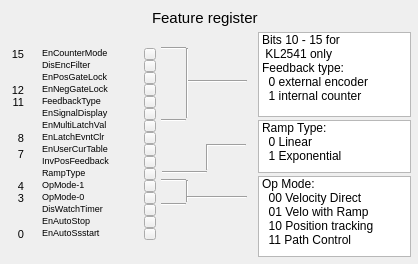
<?xml version="1.0" encoding="UTF-8"?>
<ui version="4.0">
 <class>Feature</class>
 <widget class="QDialog" name="Feature">
  <property name="geometry">
   <rect>
    <x>0</x>
    <y>0</y>
    <width>418</width>
    <height>264</height>
   </rect>
  </property>
  <property name="windowTitle">
   <string>Dialog</string>
  </property>
  <widget class="QLabel" name="label_38">
   <property name="geometry">
    <rect>
     <x>10</x>
     <y>96</y>
     <width>14</width>
     <height>12</height>
    </rect>
   </property>
   <property name="font">
    <font>
     <pointsize>8</pointsize>
    </font>
   </property>
   <property name="text">
    <string>11</string>
   </property>
   <property name="alignment">
    <set>Qt::AlignRight|Qt::AlignTrailing|Qt::AlignVCenter</set>
   </property>
  </widget>
  <widget class="QLabel" name="label_43">
   <property name="geometry">
    <rect>
     <x>42</x>
     <y>212</y>
     <width>77</width>
     <height>16</height>
    </rect>
   </property>
   <property name="font">
    <font>
     <pointsize>7</pointsize>
    </font>
   </property>
   <property name="text">
    <string>EnAutoStop</string>
   </property>
  </widget>
  <widget class="QEBitStatus" name="qebitstatus_4">
   <property name="geometry">
    <rect>
     <x>26</x>
     <y>46</y>
     <width>12</width>
     <height>192</height>
    </rect>
   </property>
   <property name="numberOfBits">
    <number>16</number>
   </property>
   <property name="Orientation">
    <enum>QBitStatus::LSB_On_Bottom</enum>
   </property>
   <property name="offColour">
    <color>
     <red>157</red>
     <green>171</green>
     <blue>193</blue>
    </color>
   </property>
   <property name="variable" stdset="0">
    <string>$(P):LI:$(Q)-$(N):RWE:FEAT</string>
   </property>
   <property name="variableSubstitutions" stdset="0">
    <string>P=CHA,Q=2531-1,N=2</string>
   </property>
   <property name="displayAlarmState">
    <bool>false</bool>
   </property>
  </widget>
  <widget class="QLabel" name="label_40">
   <property name="geometry">
    <rect>
     <x>10</x>
     <y>48</y>
     <width>14</width>
     <height>12</height>
    </rect>
   </property>
   <property name="font">
    <font>
     <pointsize>8</pointsize>
    </font>
   </property>
   <property name="text">
    <string>15</string>
   </property>
   <property name="alignment">
    <set>Qt::AlignRight|Qt::AlignTrailing|Qt::AlignVCenter</set>
   </property>
  </widget>
  <widget class="QLabel" name="label_52">
   <property name="geometry">
    <rect>
     <x>42</x>
     <y>68</y>
     <width>77</width>
     <height>16</height>
    </rect>
   </property>
   <property name="font">
    <font>
     <pointsize>7</pointsize>
    </font>
   </property>
   <property name="text">
    <string>EnPosGateLock</string>
   </property>
  </widget>
  <widget class="QLabel" name="label_35">
   <property name="geometry">
    <rect>
     <x>10</x>
     <y>180</y>
     <width>14</width>
     <height>12</height>
    </rect>
   </property>
   <property name="font">
    <font>
     <pointsize>8</pointsize>
    </font>
   </property>
   <property name="text">
    <string>4</string>
   </property>
   <property name="alignment">
    <set>Qt::AlignRight|Qt::AlignTrailing|Qt::AlignVCenter</set>
   </property>
  </widget>
  <widget class="QLabel" name="label_53">
   <property name="geometry">
    <rect>
     <x>42</x>
     <y>80</y>
     <width>77</width>
     <height>16</height>
    </rect>
   </property>
   <property name="font">
    <font>
     <pointsize>7</pointsize>
    </font>
   </property>
   <property name="text">
    <string>EnNegGateLock</string>
   </property>
  </widget>
  <widget class="QLabel" name="label_59">
   <property name="geometry">
    <rect>
     <x>42</x>
     <y>152</y>
     <width>77</width>
     <height>16</height>
    </rect>
   </property>
   <property name="font">
    <font>
     <pointsize>7</pointsize>
    </font>
   </property>
   <property name="text">
    <string>InvPosFeedback</string>
   </property>
  </widget>
  <widget class="QLabel" name="label_54">
   <property name="geometry">
    <rect>
     <x>42</x>
     <y>92</y>
     <width>77</width>
     <height>16</height>
    </rect>
   </property>
   <property name="font">
    <font>
     <pointsize>7</pointsize>
    </font>
   </property>
   <property name="text">
    <string>FeedbackType</string>
   </property>
  </widget>
  <widget class="QLabel" name="label_60">
   <property name="geometry">
    <rect>
     <x>42</x>
     <y>164</y>
     <width>77</width>
     <height>16</height>
    </rect>
   </property>
   <property name="font">
    <font>
     <pointsize>7</pointsize>
    </font>
   </property>
   <property name="text">
    <string>RampType</string>
   </property>
  </widget>
  <widget class="QLabel" name="label_55">
   <property name="geometry">
    <rect>
     <x>42</x>
     <y>104</y>
     <width>77</width>
     <height>16</height>
    </rect>
   </property>
   <property name="font">
    <font>
     <pointsize>7</pointsize>
    </font>
   </property>
   <property name="text">
    <string>EnSignalDisplay</string>
   </property>
  </widget>
  <widget class="QLabel" name="label_61">
   <property name="geometry">
    <rect>
     <x>42</x>
     <y>176</y>
     <width>77</width>
     <height>16</height>
    </rect>
   </property>
   <property name="font">
    <font>
     <pointsize>7</pointsize>
    </font>
   </property>
   <property name="text">
    <string>OpMode-1</string>
   </property>
  </widget>
  <widget class="QLabel" name="label_56">
   <property name="geometry">
    <rect>
     <x>42</x>
     <y>116</y>
     <width>77</width>
     <height>16</height>
    </rect>
   </property>
   <property name="font">
    <font>
     <pointsize>7</pointsize>
    </font>
   </property>
   <property name="text">
    <string>EnMultiLatchVal</string>
   </property>
  </widget>
  <widget class="QLabel" name="label_62">
   <property name="geometry">
    <rect>
     <x>42</x>
     <y>188</y>
     <width>77</width>
     <height>16</height>
    </rect>
   </property>
   <property name="font">
    <font>
     <pointsize>7</pointsize>
    </font>
   </property>
   <property name="text">
    <string>OpMode-0</string>
   </property>
  </widget>
  <widget class="QLabel" name="label_57">
   <property name="geometry">
    <rect>
     <x>42</x>
     <y>130</y>
     <width>81</width>
     <height>13</height>
    </rect>
   </property>
   <property name="font">
    <font>
     <pointsize>7</pointsize>
    </font>
   </property>
   <property name="text">
    <string>EnLatchEvntClr</string>
   </property>
  </widget>
  <widget class="QLabel" name="label_58">
   <property name="geometry">
    <rect>
     <x>42</x>
     <y>140</y>
     <width>77</width>
     <height>16</height>
    </rect>
   </property>
   <property name="font">
    <font>
     <pointsize>7</pointsize>
    </font>
   </property>
   <property name="text">
    <string>EnUserCurTable</string>
   </property>
  </widget>
  <widget class="QLabel" name="label_42">
   <property name="geometry">
    <rect>
     <x>42</x>
     <y>200</y>
     <width>77</width>
     <height>16</height>
    </rect>
   </property>
   <property name="font">
    <font>
     <pointsize>7</pointsize>
    </font>
   </property>
   <property name="text">
    <string>DisWatchTimer</string>
   </property>
  </widget>
  <widget class="QLabel" name="label_37">
   <property name="geometry">
    <rect>
     <x>10</x>
     <y>132</y>
     <width>14</width>
     <height>12</height>
    </rect>
   </property>
   <property name="font">
    <font>
     <pointsize>8</pointsize>
    </font>
   </property>
   <property name="text">
    <string>8</string>
   </property>
   <property name="alignment">
    <set>Qt::AlignRight|Qt::AlignTrailing|Qt::AlignVCenter</set>
   </property>
  </widget>
  <widget class="QLabel" name="label_46">
   <property name="geometry">
    <rect>
     <x>42</x>
     <y>56</y>
     <width>77</width>
     <height>16</height>
    </rect>
   </property>
   <property name="font">
    <font>
     <pointsize>7</pointsize>
    </font>
   </property>
   <property name="text">
    <string>DisEncFilter</string>
   </property>
  </widget>
  <widget class="QLabel" name="label_44">
   <property name="geometry">
    <rect>
     <x>42</x>
     <y>224</y>
     <width>77</width>
     <height>16</height>
    </rect>
   </property>
   <property name="font">
    <font>
     <pointsize>7</pointsize>
    </font>
   </property>
   <property name="text">
    <string>EnAutoSsstart</string>
   </property>
  </widget>
  <widget class="QLabel" name="label_39">
   <property name="geometry">
    <rect>
     <x>10</x>
     <y>84</y>
     <width>14</width>
     <height>12</height>
    </rect>
   </property>
   <property name="font">
    <font>
     <pointsize>8</pointsize>
    </font>
   </property>
   <property name="text">
    <string>12</string>
   </property>
   <property name="alignment">
    <set>Qt::AlignRight|Qt::AlignTrailing|Qt::AlignVCenter</set>
   </property>
  </widget>
  <widget class="QLabel" name="label_45">
   <property name="geometry">
    <rect>
     <x>42</x>
     <y>44</y>
     <width>77</width>
     <height>16</height>
    </rect>
   </property>
   <property name="font">
    <font>
     <pointsize>7</pointsize>
    </font>
   </property>
   <property name="text">
    <string>EnCounterMode</string>
   </property>
  </widget>
  <widget class="QLabel" name="label_33">
   <property name="geometry">
    <rect>
     <x>10</x>
     <y>228</y>
     <width>14</width>
     <height>12</height>
    </rect>
   </property>
   <property name="font">
    <font>
     <pointsize>8</pointsize>
    </font>
   </property>
   <property name="text">
    <string>0</string>
   </property>
   <property name="alignment">
    <set>Qt::AlignRight|Qt::AlignTrailing|Qt::AlignVCenter</set>
   </property>
  </widget>
  <widget class="QLabel" name="label_36">
   <property name="geometry">
    <rect>
     <x>10</x>
     <y>148</y>
     <width>14</width>
     <height>12</height>
    </rect>
   </property>
   <property name="font">
    <font>
     <pointsize>8</pointsize>
    </font>
   </property>
   <property name="text">
    <string>7</string>
   </property>
   <property name="alignment">
    <set>Qt::AlignRight|Qt::AlignTrailing|Qt::AlignVCenter</set>
   </property>
  </widget>
  <widget class="QLabel" name="label_34">
   <property name="geometry">
    <rect>
     <x>10</x>
     <y>192</y>
     <width>14</width>
     <height>12</height>
    </rect>
   </property>
   <property name="font">
    <font>
     <pointsize>8</pointsize>
    </font>
   </property>
   <property name="text">
    <string>3</string>
   </property>
   <property name="alignment">
    <set>Qt::AlignRight|Qt::AlignTrailing|Qt::AlignVCenter</set>
   </property>
  </widget>
  <widget class="Line" name="line_5">
   <property name="geometry">
    <rect>
     <x>161</x>
     <y>40</y>
     <width>25</width>
     <height>16</height>
    </rect>
   </property>
   <property name="orientation">
    <enum>Qt::Horizontal</enum>
   </property>
  </widget>
  <widget class="Line" name="line_9">
   <property name="geometry">
    <rect>
     <x>186</x>
     <y>180</y>
     <width>3</width>
     <height>22</height>
    </rect>
   </property>
   <property name="orientation">
    <enum>Qt::Vertical</enum>
   </property>
  </widget>
  <widget class="Line" name="line_2">
   <property name="geometry">
    <rect>
     <x>161</x>
     <y>196</y>
     <width>25</width>
     <height>16</height>
    </rect>
   </property>
   <property name="orientation">
    <enum>Qt::Horizontal</enum>
   </property>
  </widget>
  <widget class="QListWidget" name="listWidget">
   <property name="geometry">
    <rect>
     <x>258</x>
     <y>32</y>
     <width>153</width>
     <height>85</height>
    </rect>
   </property>
   <item>
    <property name="text">
     <string>Bits 10 - 15 for</string>
    </property>
   </item>
   <item>
    <property name="text">
     <string> KL2541 only</string>
    </property>
   </item>
   <item>
    <property name="text">
     <string>Feedback type:</string>
    </property>
   </item>
   <item>
    <property name="text">
     <string>  0 external encoder</string>
    </property>
   </item>
   <item>
    <property name="text">
     <string>  1 internal counter</string>
    </property>
   </item>
  </widget>
  <widget class="Line" name="line_10">
   <property name="geometry">
    <rect>
     <x>187</x>
     <y>80</y>
     <width>60</width>
     <height>3</height>
    </rect>
   </property>
   <property name="orientation">
    <enum>Qt::Horizontal</enum>
   </property>
  </widget>
  <widget class="QListWidget" name="listWidget_2">
   <property name="geometry">
    <rect>
     <x>258</x>
     <y>120</y>
     <width>153</width>
     <height>53</height>
    </rect>
   </property>
   <item>
    <property name="text">
     <string>Ramp Type:</string>
    </property>
   </item>
   <item>
    <property name="text">
     <string>  0 Linear</string>
    </property>
   </item>
   <item>
    <property name="text">
     <string>  1 Exponential</string>
    </property>
   </item>
  </widget>
  <widget class="Line" name="line_11">
   <property name="geometry">
    <rect>
     <x>206</x>
     <y>144</y>
     <width>40</width>
     <height>3</height>
    </rect>
   </property>
   <property name="orientation">
    <enum>Qt::Horizontal</enum>
   </property>
  </widget>
  <widget class="Line" name="line_7">
   <property name="geometry">
    <rect>
     <x>162</x>
     <y>164</y>
     <width>45</width>
     <height>16</height>
    </rect>
   </property>
   <property name="orientation">
    <enum>Qt::Horizontal</enum>
   </property>
  </widget>
  <widget class="QListWidget" name="listWidget_3">
   <property name="geometry">
    <rect>
     <x>258</x>
     <y>176</y>
     <width>153</width>
     <height>81</height>
    </rect>
   </property>
   <item>
    <property name="text">
     <string>Op Mode:</string>
    </property>
   </item>
   <item>
    <property name="text">
     <string>  00 Velocity Direct</string>
    </property>
   </item>
   <item>
    <property name="text">
     <string>  01 Velo with Ramp</string>
    </property>
   </item>
   <item>
    <property name="text">
     <string>  10 Position tracking</string>
    </property>
   </item>
   <item>
    <property name="text">
     <string>  11 Path Control</string>
    </property>
   </item>
  </widget>
  <widget class="Line" name="line_6">
   <property name="geometry">
    <rect>
     <x>186</x>
     <y>48</y>
     <width>3</width>
     <height>70</height>
    </rect>
   </property>
   <property name="orientation">
    <enum>Qt::Vertical</enum>
   </property>
  </widget>
  <widget class="Line" name="line_4">
   <property name="geometry">
    <rect>
     <x>161</x>
     <y>112</y>
     <width>25</width>
     <height>16</height>
    </rect>
   </property>
   <property name="orientation">
    <enum>Qt::Horizontal</enum>
   </property>
  </widget>
  <widget class="Line" name="line_3">
   <property name="geometry">
    <rect>
     <x>161</x>
     <y>172</y>
     <width>25</width>
     <height>16</height>
    </rect>
   </property>
   <property name="orientation">
    <enum>Qt::Horizontal</enum>
   </property>
  </widget>
  <widget class="Line" name="line_12">
   <property name="geometry">
    <rect>
     <x>187</x>
     <y>196</y>
     <width>60</width>
     <height>3</height>
    </rect>
   </property>
   <property name="orientation">
    <enum>Qt::Horizontal</enum>
   </property>
  </widget>
  <widget class="Line" name="line_8">
   <property name="geometry">
    <rect>
     <x>206</x>
     <y>144</y>
     <width>3</width>
     <height>26</height>
    </rect>
   </property>
   <property name="orientation">
    <enum>Qt::Vertical</enum>
   </property>
  </widget>
  <widget class="CAButton" name="cabutton">
   <property name="geometry">
    <rect>
     <x>144</x>
     <y>228</y>
     <width>12</width>
     <height>12</height>
    </rect>
   </property>
   <property name="checkable">
    <bool>true</bool>
   </property>
   <property name="autoDefault">
    <bool>false</bool>
   </property>
   <property name="writeOnPress" stdset="0">
    <bool>false</bool>
   </property>
   <property name="writeOnClick" stdset="0">
    <bool>true</bool>
   </property>
   <property name="writeBits" stdset="0">
    <bool>true</bool>
   </property>
   <property name="showLabel">
    <bool>false</bool>
   </property>
   <property name="variable" stdset="0">
    <string>$(P):LO:SC:$(Q)-$(N):RWE:FEAT</string>
   </property>
   <property name="variableSubstitutions" stdset="0">
    <string>P=CHA,Q=2531-1,N=2</string>
   </property>
   <property name="subscribe">
    <bool>true</bool>
   </property>
   <property name="AlarmEnable" stdset="0">
    <bool>false</bool>
   </property>
  </widget>
  <widget class="CAButton" name="cabutton_2">
   <property name="geometry">
    <rect>
     <x>144</x>
     <y>216</y>
     <width>12</width>
     <height>12</height>
    </rect>
   </property>
   <property name="checkable">
    <bool>true</bool>
   </property>
   <property name="autoDefault">
    <bool>false</bool>
   </property>
   <property name="writeOnPress" stdset="0">
    <bool>false</bool>
   </property>
   <property name="writeOnClick" stdset="0">
    <bool>true</bool>
   </property>
   <property name="writeBits" stdset="0">
    <bool>true</bool>
   </property>
   <property name="showLabel">
    <bool>false</bool>
   </property>
   <property name="bitNumber" stdset="0">
    <UInt>1</UInt>
   </property>
   <property name="variable" stdset="0">
    <string>$(P):LO:SC:$(Q)-$(N):RWE:FEAT</string>
   </property>
   <property name="variableSubstitutions" stdset="0">
    <string>P=CHA,Q=2531-1,N=2</string>
   </property>
   <property name="subscribe">
    <bool>true</bool>
   </property>
   <property name="AlarmEnable" stdset="0">
    <bool>false</bool>
   </property>
  </widget>
  <widget class="CAButton" name="cabutton_3">
   <property name="geometry">
    <rect>
     <x>144</x>
     <y>204</y>
     <width>12</width>
     <height>12</height>
    </rect>
   </property>
   <property name="checkable">
    <bool>true</bool>
   </property>
   <property name="autoDefault">
    <bool>false</bool>
   </property>
   <property name="writeOnPress" stdset="0">
    <bool>false</bool>
   </property>
   <property name="writeOnClick" stdset="0">
    <bool>true</bool>
   </property>
   <property name="writeBits" stdset="0">
    <bool>true</bool>
   </property>
   <property name="showLabel">
    <bool>false</bool>
   </property>
   <property name="bitNumber" stdset="0">
    <UInt>2</UInt>
   </property>
   <property name="variable" stdset="0">
    <string>$(P):LO:SC:$(Q)-$(N):RWE:FEAT</string>
   </property>
   <property name="variableSubstitutions" stdset="0">
    <string>P=CHA,Q=2531-1,N=2</string>
   </property>
   <property name="subscribe">
    <bool>true</bool>
   </property>
   <property name="AlarmEnable" stdset="0">
    <bool>false</bool>
   </property>
  </widget>
  <widget class="CAButton" name="cabutton_4">
   <property name="geometry">
    <rect>
     <x>144</x>
     <y>192</y>
     <width>12</width>
     <height>12</height>
    </rect>
   </property>
   <property name="checkable">
    <bool>true</bool>
   </property>
   <property name="autoDefault">
    <bool>false</bool>
   </property>
   <property name="writeOnPress" stdset="0">
    <bool>false</bool>
   </property>
   <property name="writeOnClick" stdset="0">
    <bool>true</bool>
   </property>
   <property name="writeBits" stdset="0">
    <bool>true</bool>
   </property>
   <property name="showLabel">
    <bool>false</bool>
   </property>
   <property name="bitNumber" stdset="0">
    <UInt>3</UInt>
   </property>
   <property name="variable" stdset="0">
    <string>$(P):LO:SC:$(Q)-$(N):RWE:FEAT</string>
   </property>
   <property name="variableSubstitutions" stdset="0">
    <string>P=CHA,Q=2531-1,N=2</string>
   </property>
   <property name="subscribe">
    <bool>true</bool>
   </property>
   <property name="AlarmEnable" stdset="0">
    <bool>false</bool>
   </property>
  </widget>
  <widget class="CAButton" name="cabutton_5">
   <property name="geometry">
    <rect>
     <x>144</x>
     <y>180</y>
     <width>12</width>
     <height>12</height>
    </rect>
   </property>
   <property name="checkable">
    <bool>true</bool>
   </property>
   <property name="autoDefault">
    <bool>false</bool>
   </property>
   <property name="writeOnPress" stdset="0">
    <bool>false</bool>
   </property>
   <property name="writeOnClick" stdset="0">
    <bool>true</bool>
   </property>
   <property name="writeBits" stdset="0">
    <bool>true</bool>
   </property>
   <property name="showLabel">
    <bool>false</bool>
   </property>
   <property name="bitNumber" stdset="0">
    <UInt>4</UInt>
   </property>
   <property name="variable" stdset="0">
    <string>$(P):LO:SC:$(Q)-$(N):RWE:FEAT</string>
   </property>
   <property name="variableSubstitutions" stdset="0">
    <string>P=CHA,Q=2531-1,N=2</string>
   </property>
   <property name="subscribe">
    <bool>true</bool>
   </property>
   <property name="AlarmEnable" stdset="0">
    <bool>false</bool>
   </property>
  </widget>
  <widget class="CAButton" name="cabutton_6">
   <property name="geometry">
    <rect>
     <x>144</x>
     <y>144</y>
     <width>12</width>
     <height>12</height>
    </rect>
   </property>
   <property name="checkable">
    <bool>true</bool>
   </property>
   <property name="autoDefault">
    <bool>false</bool>
   </property>
   <property name="writeOnPress" stdset="0">
    <bool>false</bool>
   </property>
   <property name="writeOnClick" stdset="0">
    <bool>true</bool>
   </property>
   <property name="writeBits" stdset="0">
    <bool>true</bool>
   </property>
   <property name="showLabel">
    <bool>false</bool>
   </property>
   <property name="bitNumber" stdset="0">
    <UInt>7</UInt>
   </property>
   <property name="variable" stdset="0">
    <string>$(P):LO:SC:$(Q)-$(N):RWE:FEAT</string>
   </property>
   <property name="variableSubstitutions" stdset="0">
    <string>P=CHA,Q=2531-1,N=2</string>
   </property>
   <property name="subscribe">
    <bool>true</bool>
   </property>
   <property name="AlarmEnable" stdset="0">
    <bool>false</bool>
   </property>
  </widget>
  <widget class="CAButton" name="cabutton_7">
   <property name="geometry">
    <rect>
     <x>144</x>
     <y>168</y>
     <width>12</width>
     <height>12</height>
    </rect>
   </property>
   <property name="checkable">
    <bool>true</bool>
   </property>
   <property name="autoDefault">
    <bool>false</bool>
   </property>
   <property name="writeOnPress" stdset="0">
    <bool>false</bool>
   </property>
   <property name="writeOnClick" stdset="0">
    <bool>true</bool>
   </property>
   <property name="writeBits" stdset="0">
    <bool>true</bool>
   </property>
   <property name="showLabel">
    <bool>false</bool>
   </property>
   <property name="bitNumber" stdset="0">
    <UInt>5</UInt>
   </property>
   <property name="variable" stdset="0">
    <string>$(P):LO:SC:$(Q)-$(N):RWE:FEAT</string>
   </property>
   <property name="variableSubstitutions" stdset="0">
    <string>P=CHA,Q=2531-1,N=2</string>
   </property>
   <property name="subscribe">
    <bool>true</bool>
   </property>
   <property name="AlarmEnable" stdset="0">
    <bool>false</bool>
   </property>
  </widget>
  <widget class="CAButton" name="cabutton_8">
   <property name="geometry">
    <rect>
     <x>144</x>
     <y>156</y>
     <width>12</width>
     <height>12</height>
    </rect>
   </property>
   <property name="checkable">
    <bool>true</bool>
   </property>
   <property name="autoDefault">
    <bool>false</bool>
   </property>
   <property name="writeOnPress" stdset="0">
    <bool>false</bool>
   </property>
   <property name="writeOnClick" stdset="0">
    <bool>true</bool>
   </property>
   <property name="writeBits" stdset="0">
    <bool>true</bool>
   </property>
   <property name="showLabel">
    <bool>false</bool>
   </property>
   <property name="bitNumber" stdset="0">
    <UInt>6</UInt>
   </property>
   <property name="variable" stdset="0">
    <string>$(P):LO:SC:$(Q)-$(N):RWE:FEAT</string>
   </property>
   <property name="variableSubstitutions" stdset="0">
    <string>P=CHA,Q=2531-1,N=2</string>
   </property>
   <property name="subscribe">
    <bool>true</bool>
   </property>
   <property name="AlarmEnable" stdset="0">
    <bool>false</bool>
   </property>
  </widget>
  <widget class="CAButton" name="cabutton_9">
   <property name="geometry">
    <rect>
     <x>144</x>
     <y>132</y>
     <width>12</width>
     <height>12</height>
    </rect>
   </property>
   <property name="checkable">
    <bool>true</bool>
   </property>
   <property name="autoDefault">
    <bool>false</bool>
   </property>
   <property name="writeOnPress" stdset="0">
    <bool>false</bool>
   </property>
   <property name="writeOnClick" stdset="0">
    <bool>true</bool>
   </property>
   <property name="writeBits" stdset="0">
    <bool>true</bool>
   </property>
   <property name="showLabel">
    <bool>false</bool>
   </property>
   <property name="bitNumber" stdset="0">
    <UInt>8</UInt>
   </property>
   <property name="variable" stdset="0">
    <string>$(P):LO:SC:$(Q)-$(N):RWE:FEAT</string>
   </property>
   <property name="variableSubstitutions" stdset="0">
    <string>P=CHA,Q=2531-1,N=2</string>
   </property>
   <property name="subscribe">
    <bool>true</bool>
   </property>
   <property name="AlarmEnable" stdset="0">
    <bool>false</bool>
   </property>
  </widget>
  <widget class="CAButton" name="cabutton_10">
   <property name="geometry">
    <rect>
     <x>144</x>
     <y>60</y>
     <width>12</width>
     <height>12</height>
    </rect>
   </property>
   <property name="checkable">
    <bool>true</bool>
   </property>
   <property name="autoDefault">
    <bool>false</bool>
   </property>
   <property name="writeOnPress" stdset="0">
    <bool>false</bool>
   </property>
   <property name="writeOnClick" stdset="0">
    <bool>true</bool>
   </property>
   <property name="writeBits" stdset="0">
    <bool>true</bool>
   </property>
   <property name="showLabel">
    <bool>false</bool>
   </property>
   <property name="bitNumber" stdset="0">
    <UInt>14</UInt>
   </property>
   <property name="variable" stdset="0">
    <string>$(P):LO:SC:$(Q)-$(N):RWE:FEAT</string>
   </property>
   <property name="variableSubstitutions" stdset="0">
    <string>P=CHA,Q=2531-1,N=2</string>
   </property>
   <property name="subscribe">
    <bool>true</bool>
   </property>
   <property name="AlarmEnable" stdset="0">
    <bool>false</bool>
   </property>
  </widget>
  <widget class="CAButton" name="cabutton_11">
   <property name="geometry">
    <rect>
     <x>144</x>
     <y>84</y>
     <width>12</width>
     <height>12</height>
    </rect>
   </property>
   <property name="checkable">
    <bool>true</bool>
   </property>
   <property name="autoDefault">
    <bool>false</bool>
   </property>
   <property name="writeOnPress" stdset="0">
    <bool>false</bool>
   </property>
   <property name="writeOnClick" stdset="0">
    <bool>true</bool>
   </property>
   <property name="writeBits" stdset="0">
    <bool>true</bool>
   </property>
   <property name="showLabel">
    <bool>false</bool>
   </property>
   <property name="bitNumber" stdset="0">
    <UInt>12</UInt>
   </property>
   <property name="variable" stdset="0">
    <string>$(P):LO:SC:$(Q)-$(N):RWE:FEAT</string>
   </property>
   <property name="variableSubstitutions" stdset="0">
    <string>P=CHA,Q=2531-1,N=2</string>
   </property>
   <property name="subscribe">
    <bool>true</bool>
   </property>
   <property name="AlarmEnable" stdset="0">
    <bool>false</bool>
   </property>
  </widget>
  <widget class="CAButton" name="cabutton_12">
   <property name="geometry">
    <rect>
     <x>144</x>
     <y>72</y>
     <width>12</width>
     <height>12</height>
    </rect>
   </property>
   <property name="checkable">
    <bool>true</bool>
   </property>
   <property name="autoDefault">
    <bool>false</bool>
   </property>
   <property name="writeOnPress" stdset="0">
    <bool>false</bool>
   </property>
   <property name="writeOnClick" stdset="0">
    <bool>true</bool>
   </property>
   <property name="writeBits" stdset="0">
    <bool>true</bool>
   </property>
   <property name="showLabel">
    <bool>false</bool>
   </property>
   <property name="bitNumber" stdset="0">
    <UInt>13</UInt>
   </property>
   <property name="variable" stdset="0">
    <string>$(P):LO:SC:$(Q)-$(N):RWE:FEAT</string>
   </property>
   <property name="variableSubstitutions" stdset="0">
    <string>P=CHA,Q=2531-1,N=2</string>
   </property>
   <property name="subscribe">
    <bool>true</bool>
   </property>
   <property name="AlarmEnable" stdset="0">
    <bool>false</bool>
   </property>
  </widget>
  <widget class="CAButton" name="cabutton_13">
   <property name="geometry">
    <rect>
     <x>144</x>
     <y>96</y>
     <width>12</width>
     <height>12</height>
    </rect>
   </property>
   <property name="checkable">
    <bool>true</bool>
   </property>
   <property name="autoDefault">
    <bool>false</bool>
   </property>
   <property name="writeOnPress" stdset="0">
    <bool>false</bool>
   </property>
   <property name="writeOnClick" stdset="0">
    <bool>true</bool>
   </property>
   <property name="writeBits" stdset="0">
    <bool>true</bool>
   </property>
   <property name="showLabel">
    <bool>false</bool>
   </property>
   <property name="bitNumber" stdset="0">
    <UInt>11</UInt>
   </property>
   <property name="variable" stdset="0">
    <string>$(P):LO:SC:$(Q)-$(N):RWE:FEAT</string>
   </property>
   <property name="variableSubstitutions" stdset="0">
    <string>P=CHA,Q=2531-1,N=2</string>
   </property>
   <property name="subscribe">
    <bool>true</bool>
   </property>
   <property name="AlarmEnable" stdset="0">
    <bool>false</bool>
   </property>
  </widget>
  <widget class="CAButton" name="cabutton_14">
   <property name="geometry">
    <rect>
     <x>144</x>
     <y>120</y>
     <width>12</width>
     <height>12</height>
    </rect>
   </property>
   <property name="checkable">
    <bool>true</bool>
   </property>
   <property name="autoDefault">
    <bool>false</bool>
   </property>
   <property name="writeOnPress" stdset="0">
    <bool>false</bool>
   </property>
   <property name="writeOnClick" stdset="0">
    <bool>true</bool>
   </property>
   <property name="writeBits" stdset="0">
    <bool>true</bool>
   </property>
   <property name="showLabel">
    <bool>false</bool>
   </property>
   <property name="bitNumber" stdset="0">
    <UInt>9</UInt>
   </property>
   <property name="variable" stdset="0">
    <string>$(P):LO:SC:$(Q)-$(N):RWE:FEAT</string>
   </property>
   <property name="variableSubstitutions" stdset="0">
    <string>P=CHA,Q=2531-1,N=2</string>
   </property>
   <property name="subscribe">
    <bool>true</bool>
   </property>
   <property name="AlarmEnable" stdset="0">
    <bool>false</bool>
   </property>
  </widget>
  <widget class="CAButton" name="cabutton_15">
   <property name="geometry">
    <rect>
     <x>144</x>
     <y>108</y>
     <width>12</width>
     <height>12</height>
    </rect>
   </property>
   <property name="checkable">
    <bool>true</bool>
   </property>
   <property name="autoDefault">
    <bool>false</bool>
   </property>
   <property name="writeOnPress" stdset="0">
    <bool>false</bool>
   </property>
   <property name="writeOnClick" stdset="0">
    <bool>true</bool>
   </property>
   <property name="writeBits" stdset="0">
    <bool>true</bool>
   </property>
   <property name="showLabel">
    <bool>false</bool>
   </property>
   <property name="bitNumber" stdset="0">
    <UInt>10</UInt>
   </property>
   <property name="variable" stdset="0">
    <string>$(P):LO:SC:$(Q)-$(N):RWE:FEAT</string>
   </property>
   <property name="variableSubstitutions" stdset="0">
    <string>P=CHA,Q=2531-1,N=2</string>
   </property>
   <property name="subscribe">
    <bool>true</bool>
   </property>
   <property name="AlarmEnable" stdset="0">
    <bool>false</bool>
   </property>
  </widget>
  <widget class="CAButton" name="cabutton_16">
   <property name="geometry">
    <rect>
     <x>144</x>
     <y>48</y>
     <width>12</width>
     <height>12</height>
    </rect>
   </property>
   <property name="checkable">
    <bool>true</bool>
   </property>
   <property name="autoDefault">
    <bool>false</bool>
   </property>
   <property name="writeOnPress" stdset="0">
    <bool>false</bool>
   </property>
   <property name="writeOnClick" stdset="0">
    <bool>true</bool>
   </property>
   <property name="writeBits" stdset="0">
    <bool>true</bool>
   </property>
   <property name="showLabel">
    <bool>false</bool>
   </property>
   <property name="bitNumber" stdset="0">
    <UInt>15</UInt>
   </property>
   <property name="variable" stdset="0">
    <string>$(P):LO:SC:$(Q)-$(N):RWE:FEAT</string>
   </property>
   <property name="variableSubstitutions" stdset="0">
    <string>P=CHA,Q=2531-1,N=2</string>
   </property>
   <property name="subscribe">
    <bool>true</bool>
   </property>
   <property name="AlarmEnable" stdset="0">
    <bool>false</bool>
   </property>
  </widget>
  <widget class="QELabel" name="qelabel">
   <property name="geometry">
    <rect>
     <x>58</x>
     <y>10</y>
     <width>81</width>
     <height>16</height>
    </rect>
   </property>
   <property name="font">
    <font>
     <pointsize>12</pointsize>
    </font>
   </property>
   <property name="variable" stdset="0">
    <string>$(P):LI:$(Q)-$(N):DATA.DESC</string>
   </property>
   <property name="variableSubstitutions" stdset="0">
    <string>P=CHA,Q=2531-1,N=2</string>
   </property>
   <property name="displayAlarmState">
    <bool>false</bool>
   </property>
  </widget>
  <widget class="QLabel" name="label_41">
   <property name="geometry">
    <rect>
     <x>152</x>
     <y>10</y>
     <width>125</width>
     <height>16</height>
    </rect>
   </property>
   <property name="font">
    <font>
     <pointsize>11</pointsize>
    </font>
   </property>
   <property name="text">
    <string>Feature register</string>
   </property>
  </widget>
 </widget>
 <customwidgets>
  <customwidget>
   <class>AButton</class>
   <extends>QPushButton</extends>
   <header>abutton.h</header>
  </customwidget>
  <customwidget>
   <class>CAButton</class>
   <extends>AButton</extends>
   <header>cabutton.h</header>
  </customwidget>
  <customwidget>
   <class>QEBitStatus</class>
   <extends>QBitStatus</extends>
   <header>QEBitStatus.h</header>
  </customwidget>
  <customwidget>
   <class>QELabel</class>
   <extends>QLabel</extends>
   <header>QELabel.h</header>
  </customwidget>
  <customwidget>
   <class>QBitStatus</class>
   <extends>QWidget</extends>
   <header>QBitStatus.h</header>
  </customwidget>
 </customwidgets>
 <resources/>
 <connections/>
</ui>
